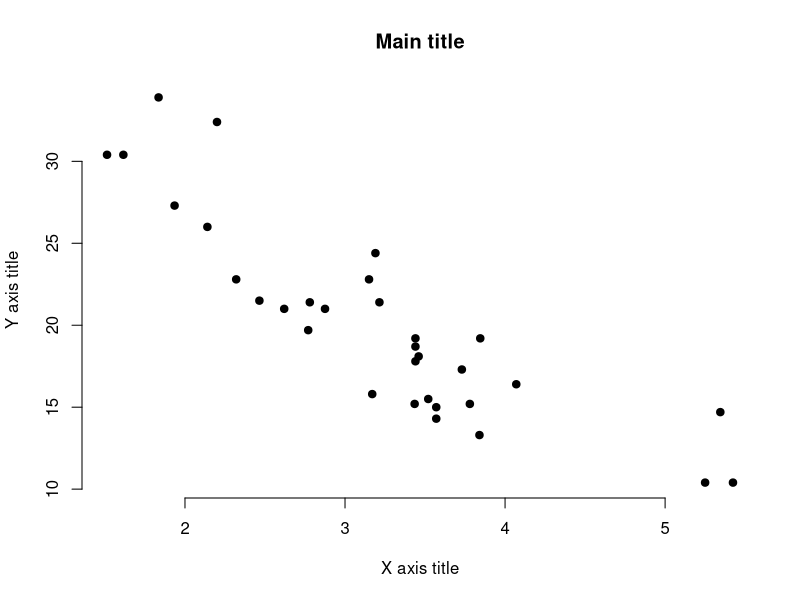
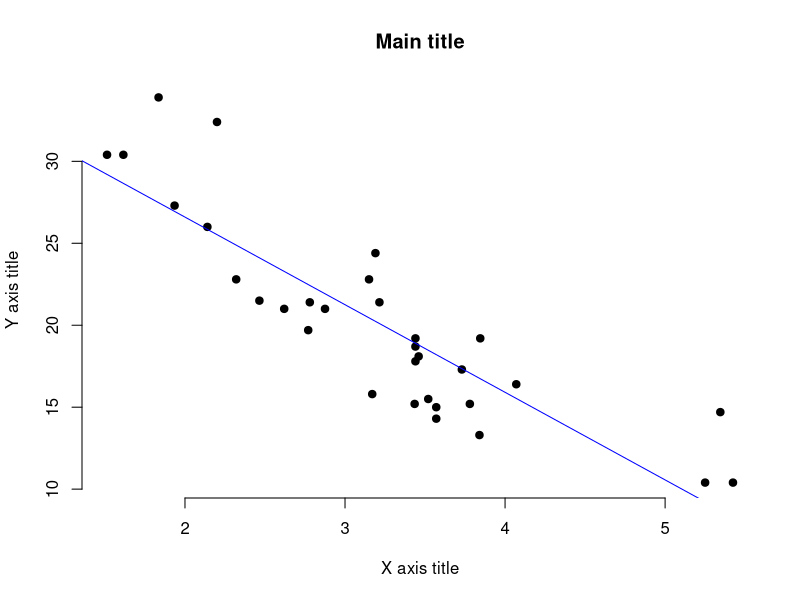
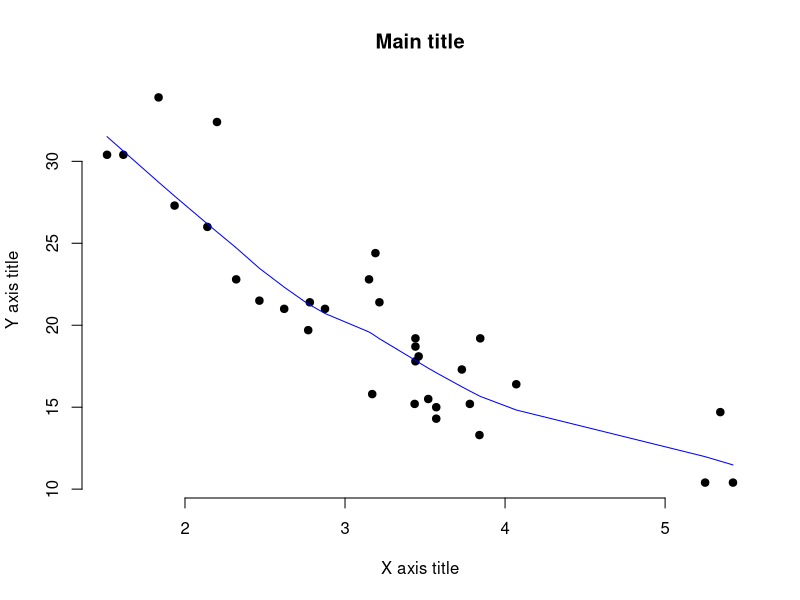
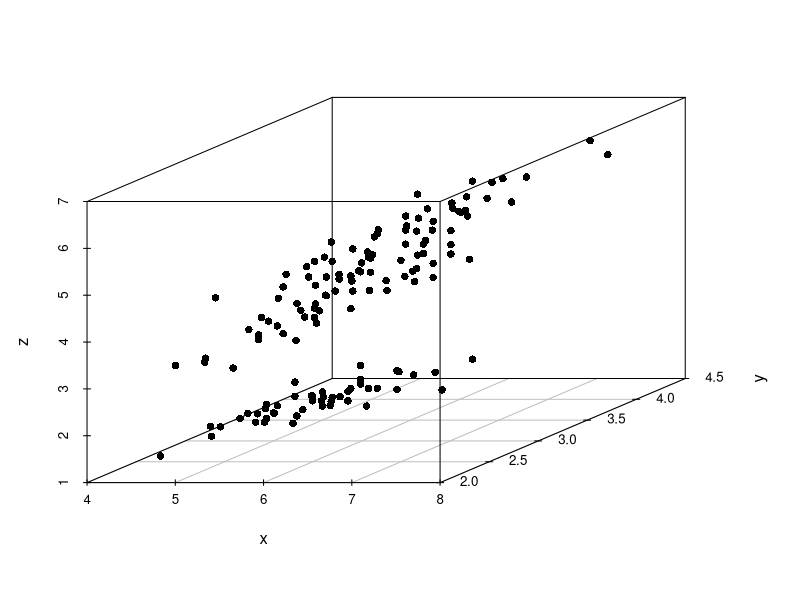
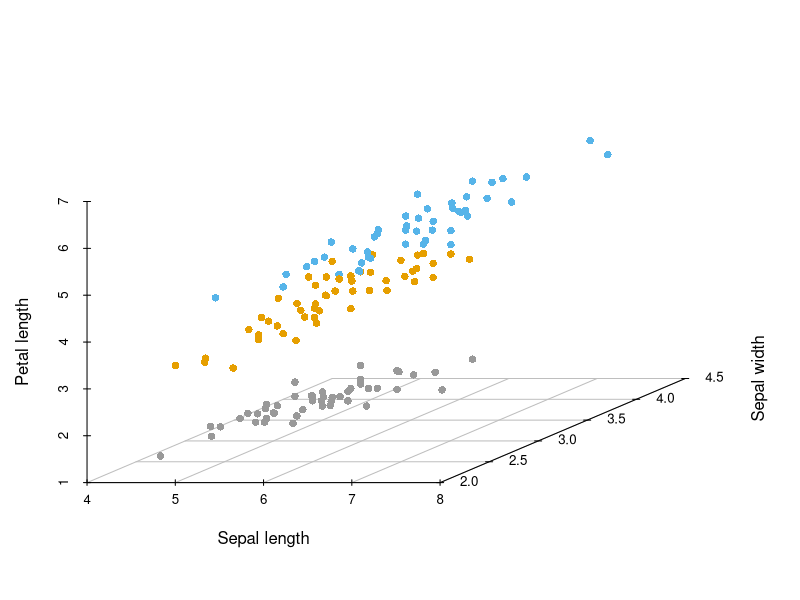
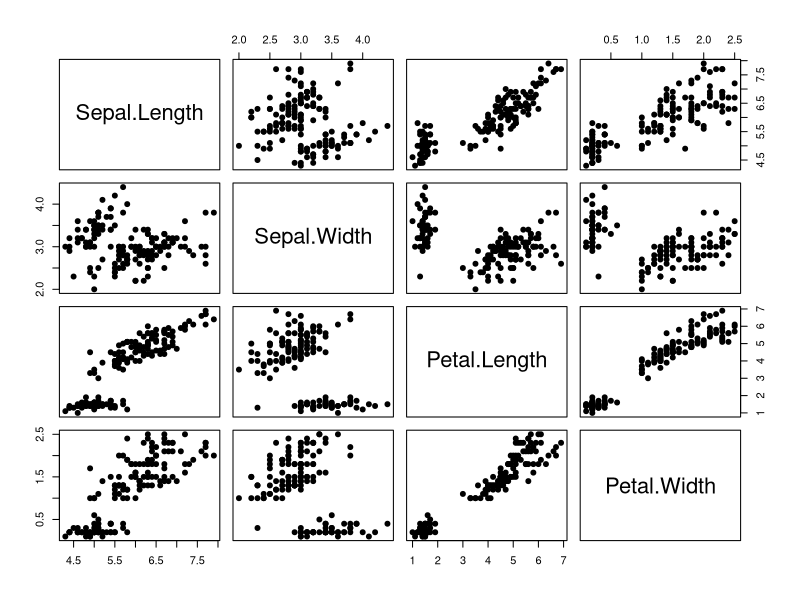
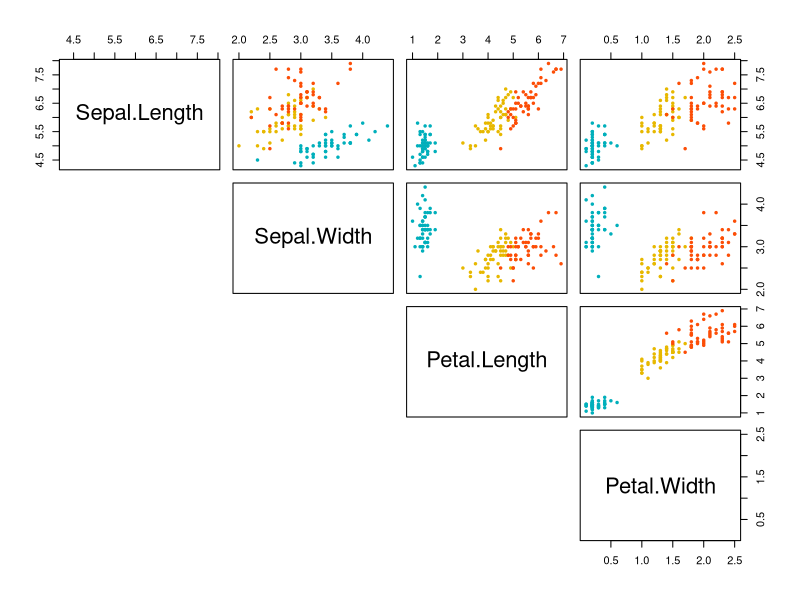
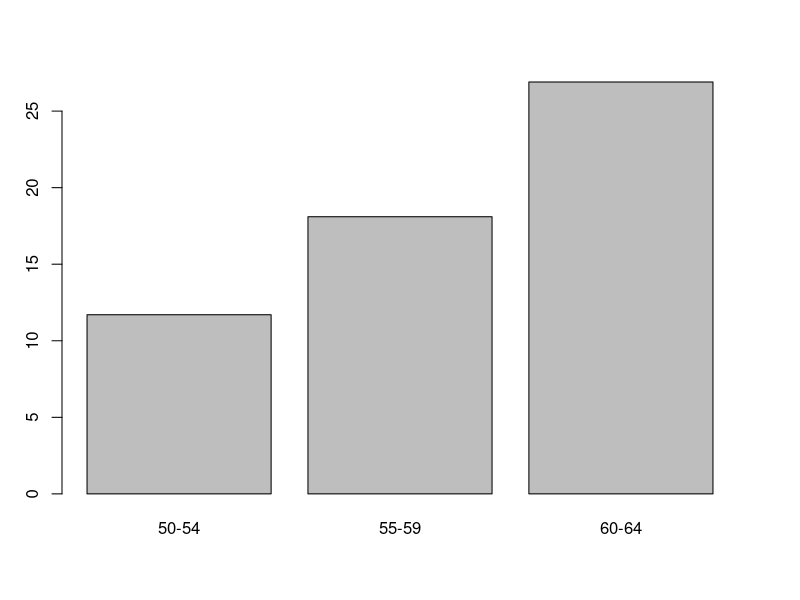

Recreate these plots in R, in order.
# http://www.sthda.com/english/wiki/r-base-graphs
head(iris)
####################################################################
# Scatter plot
x <- mtcars$wt
y <- mtcars$mpg
plot(x, y, main = "Main title",
     xlab = "X axis title", ylab = "Y axis title",
     pch = 19, frame = FALSE)
plot(x, y, main = "Main title", xlab = "X axis title", ylab = "Y axis title", pch = 19, frame = FALSE)
abline(lm(y ~ x, data = mtcars), col = "blue")

plot(x, y, main = "Main title", xlab = "X axis title", ylab = "Y axis title", pch = 19, frame = FALSE)
lines(lowess(x, y), col = "blue")

####################################################################
# Scatter plot 3d
library(scatterplot3d)

# Prepare the data set
x <- iris$Sepal.Length
y <- iris$Sepal.Width
z <- iris$Petal.Length
grps <- as.factor(iris$Species)

scatterplot3d(x, y, z, pch = 16)

colors <- c("#999999", "#E69F00", "#56B4E9")
scatterplot3d(x, y, z, pch = 16, color = colors[grps],
              grid = TRUE, box = FALSE, xlab = "Sepal length", 
              ylab = "Sepal width", zlab = "Petal length")

####################################################################
# Scatter plot entre matrices
pairs(iris[,1:4], pch = 19)

my_cols <- c("#00AFBB", "#E7B800", "#FC4E07")  
pairs(iris[,1:4], pch = 19,  cex = 0.5,
      col = my_cols[iris$Species],
      lower.panel=NULL)

####################################################################
VADeaths
x <- VADeaths[1:3, "Rural Male"]
barplot(x)
barplot(x, horiz = T)

barplot(VADeaths,
        col = c("lightblue", "mistyrose", "lightcyan", "lavender", "cornsilk"),
        legend = rownames(VADeaths))

barplot(VADeaths,
        col = c("lightblue", "mistyrose", "lightcyan", "lavender", "cornsilk"),
        legend = rownames(VADeaths), beside = TRUE)
